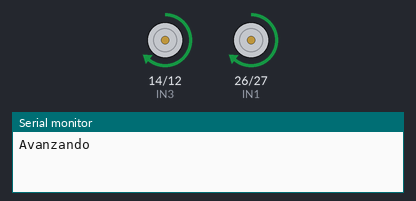
A program run on a simulated ESP32. Parts: motor-driver pin pairs drawn as motors (green arrow = first pin HIGH = forward, orange = second pin HIGH = backward, longer = more drive), the last lines printed to the serial monitor.

Above: at 1.7 s.
At 6.2 s:
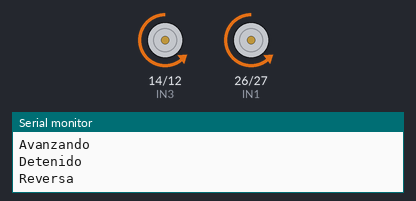
At 10.7 s:
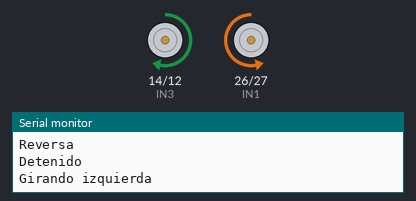
At 13.5 s:
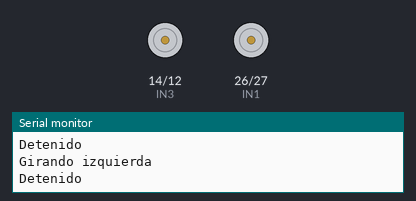
Timing chart, 0 to 18.9 s (numbered marks = the images above):
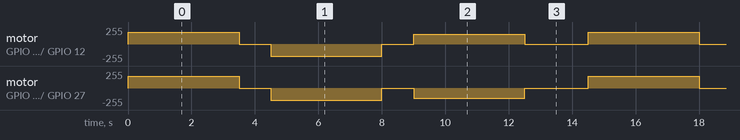

Measured:
- by itself, motor on GPIO 14 (IN3) / GPIO 12 (IN4): repeats every 14.5 s: stopped 1.0 s, backward 180/255 3.5 s, stopped 1.0 s, forward 150/255 3.5 s, stopped 2.0 s, forward 180/255 3.5 s
- by itself, motor on GPIO 26 (IN1) / GPIO 27 (IN2): repeats every 14.5 s: stopped 1.0 s, backward 180/255 3.5 s, stopped 1.0 s, backward 150/255 3.5 s, stopped 2.0 s, forward 180/255 3.5 s

The program:

main.cpp
```cpp
#include <Arduino.h>

// Pines del Puente H (ajusta según el cableado de tu robot)
#define IN1 26
#define IN2 27
#define IN3 14
#define IN4 12

// Control de velocidad individual por motor (-255 a 255)
void setMotors(int velIzq, int velDer) {
  //  Motor Izquierdo
  velIzq = constrain(velIzq, -255, 255);
  if (velIzq > 0) {
    analogWrite(IN1, velIzq);
    analogWrite(IN2, 0);
  } else if (velIzq < 0) {
    analogWrite(IN1, 0);
    analogWrite(IN2, abs(velIzq));
  } else {
    analogWrite(IN1, 0);
    analogWrite(IN2, 0);
  }

  //  Motor Derecho
  velDer = constrain(velDer, -255, 255);
  if (velDer > 0) {
    analogWrite(IN3, velDer);
    analogWrite(IN4, 0);
  } else if (velDer < 0) {
    analogWrite(IN3, 0);
    analogWrite(IN4, abs(velDer));
  } else {
    analogWrite(IN3, 0);
    analogWrite(IN4, 0);
  }
}

void setup() {
  pinMode(IN1, OUTPUT);
  pinMode(IN2, OUTPUT);
  pinMode(IN3, OUTPUT);
  pinMode(IN4, OUTPUT);

  // Inicializar detenidos
  setMotors(0, 0);
  Serial.begin(115200);
}

void loop() {
  // Rutina de calibración y prueba
  setMotors(180, 180);   // Avanza a media velocidad
  Serial.println("Avanzando");
  delay(3500);

  setMotors(0, 0);       // Alto
  Serial.println("Detenido");
  delay(1000);

  setMotors(-180, -180); // Reversa
  Serial.println("Reversa");
  delay(3500);

  setMotors(0, 0);       // Alto
  Serial.println("Detenido");
  delay(1000);

  setMotors(-150, 150);  // Giro sobre su eje (izquierda)
  Serial.println("Girando izquierda");
  delay(3500);

  setMotors(0, 0);       // Alto
  Serial.println("Detenido");
  delay(2000);
  //  Completa las siguientes rutinas de prueba

  // Completa la rutina de prueba con un giro a la derecha

  // Gira a la izquierda, moviendo solo el motor derecho hacia adelante y el izquierdo detenido

  //  Gira a la derecha, moviendo solo el motor izquierdo hacia adelante y el derecho detenido


}
```
